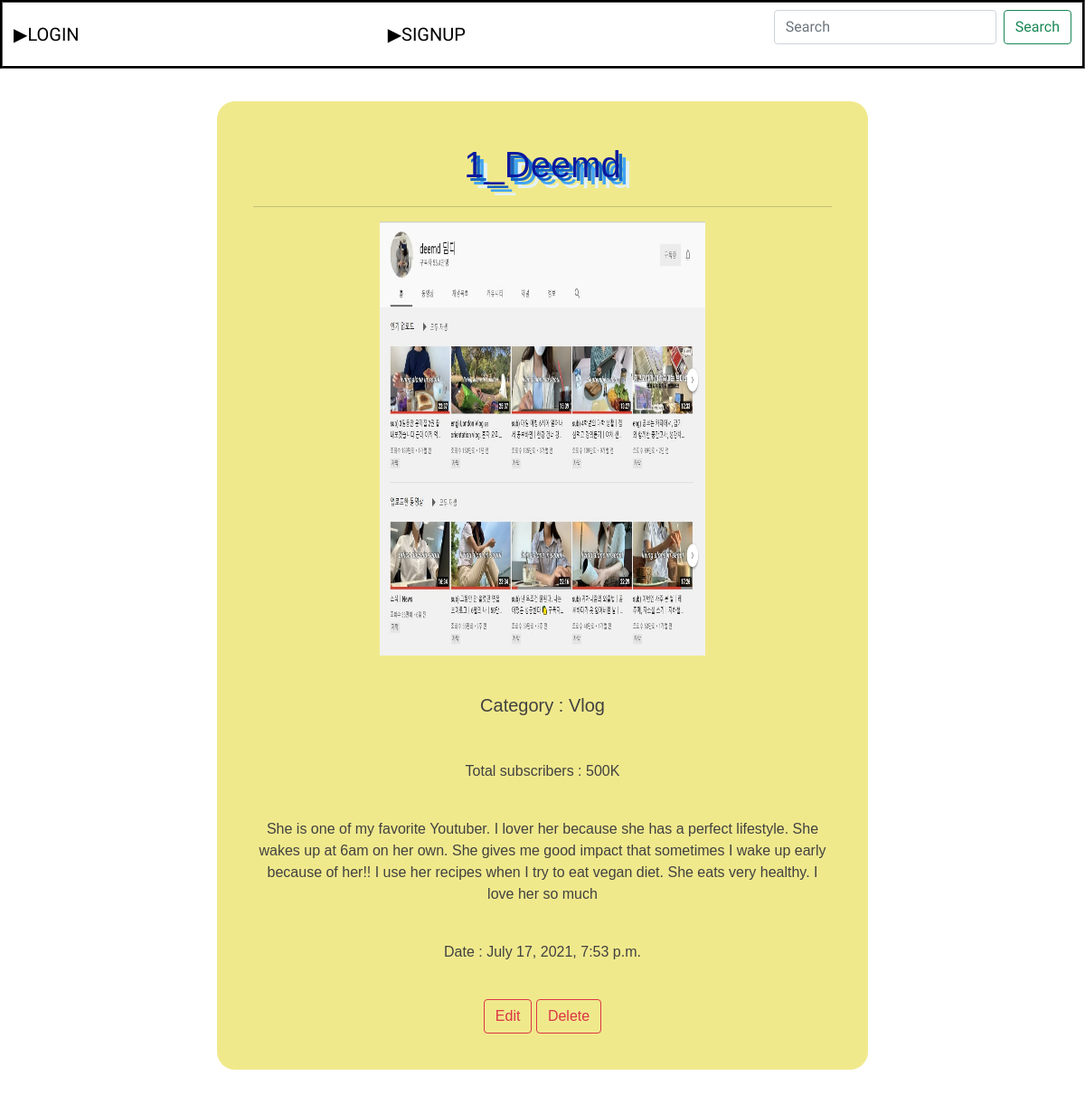
Page /favorite/detail/1 on the committed database.
### favorite/models.py (models this page shows, shortened)
class introduce_channel(models.Model):
    channel = models.CharField(max_length=100) #유튜브채널
    subject = models.CharField(max_length = 100) #영상주제
    subscribers = models.CharField(max_length = 50) #구독자수
    text = models.TextField() #추천이유
    date = models.DateTimeField() #날짜
    image = models.ImageField(upload_to = "Youtuber/", blank = True, null = True)
    image_thumbnail = ImageSpecField(source='image', processors=[ResizeToFill(200,200)],
                                           options={'quality': 100})

### favorite/views.py (the view)
# urls.py: path('detail/<str:id>', detail, name="detail"),
def detail(request, id):
    blog_info = get_object_or_404(introduce_channel, pk = id)
    return render(request, 'detail.html', {'blog_info': blog_info})

### favorite/templates/detail.html (shortened to what this page needs)
{% extends 'base.html' %}
{% block content %}
<div class="blog">
    <div class="channel">
        <p>{{blog_info.channel}}</p>
    </div>
    <hr>
    {% if blog_info.image %}
    <p><img src="{{blog_info.image.url}}" alt="" width="360" height="480"></p>
    {% endif %}
    <br>
    <div class="subject">
        <p>Category : {{blog_info.subject}}</p> <br>
    </div>
    <p>Total subscribers : {{blog_info.subscribers}}</p>
    <br>
    <p>{{blog_info.text}}</p>
    <br>
    <p>Date : {{blog_info.date}}</p>
    <br>
    <a href="{% url 'edit' blog_info.id %}" class="btn btn-outline-danger" tabindex="-1" role="button"
        aria-disabled="true">Edit</a>
    <a href="{% url 'delete' blog_info.id %}" class="btn btn-outline-danger" tabindex="-1" role="button"
        aria-disabled="true">Delete</a>
</div>
{% endblock %}

### favorite/templates/detail.html (style rules this page uses)
.channel { font-size: 40px; color:rgb(10, 25, 158); text-shadow: 4px 4px 0px #1565C0, 8px 8px 0px #42A5F5, 12px 12px 0px #E3F2FD; }
.subject { font-size: 20px; }
.blog { border-radius: 20px; font-family: 'Alfa Slab One', 'Noto Sans KR', cursive, sans-serif; position: relative; margin: 3% 20%; z-index: 2; padding: 40px; background-color: rgb(240, 233, 140); color: rgb(65, 65, 65); }

### Youtuber/templates/base.html (style rules this page uses)
body { text-align: center; background-color: rgb(255, 255, 255); }
a { color: black; }

### rows in the picture
introduce_channel: channel "1_Deemd", image (picture), subject "Vlog", subscribers "500K", text "She is one of my favorite Youtuber. I lover her because she has a perfect lifestyle. She wakes up at 6am on her own. She gives me good impact that sometimes I wake up early because of her!! I use her recipes when I try to eat vegan diet. She eats very healthy. I love her so much", date "July 17, 2021, 7:53 p.m."
